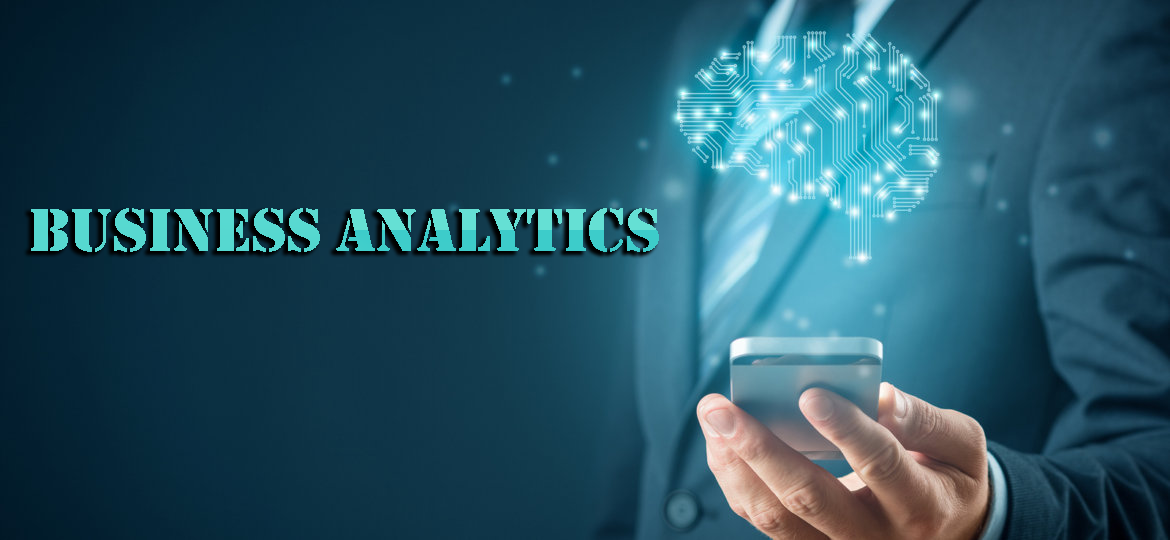
#> input picture new_ai.png, 1170 x 540 px
$ python FinalVersion8.py
#> lines starting #> are read from the running program, lines starting #| are printed output that depends on the picture
import os
import smtplib
from email import encoders
from email.mime.base import MIMEBase
from email.mime.image import MIMEImage
from email.mime.multipart import MIMEMultipart
from email.mime.text import MIMEText
from math import log, floor
import matplotlib.patches as patches
import matplotlib.pyplot as plt
import numpy as np
import pandas as pd
import pyodbc as db
import xlrd
from matplotlib.patches import Patch
from PIL import Image, ImageDraw, ImageFont
import pytz
import datetime as dd
from PIL import Image
from datetime import datetime


date = datetime.today()
day = str(date.day) + '/' + str(date.month) + '/' + str(date.year)
tz_NY = pytz.timezone('Asia/Dhaka')
datetime_BD = datetime.now(tz_NY)
time = datetime_BD.strftime("%I:%M %p")
date = datetime.today()
x = dd.datetime.now()
day = str(date.day) + '-' + str(x.strftime("%b")) + '-' + str(date.year)
print(date)
print(day)
tz_NY = pytz.timezone('Asia/Dhaka')
datetime_BD = datetime.now(tz_NY)
time = datetime_BD.strftime("%I:%M %p")
print(datetime_BD)
print(time)
img = Image.open("new_ai.png")
#> img is the input picture: PIL image 1170x540 RGB; mean R, G, B 38.1, 82.2, 98.9
title = ImageDraw.Draw(img)
timestore = ImageDraw.Draw(img)
tag = ImageDraw.Draw(img)
branch = ImageDraw.Draw(img)
font = ImageFont.truetype("Stencil_Regular.ttf", 60, encoding="unic")
font1 = ImageFont.truetype("ROCK.ttf", 50, encoding="unic")
font2 = ImageFont.truetype("ROCK.ttf", 35, encoding="unic")
branch_name = 'Rangpur'
#
tag.text((25, 8), 'SK+F', (255, 255, 255), font=font)
branch.text((25, 270), branch_name + " Branch", (255, 209, 0), font=font1)
timestore.text((25, 380), time + "\n" + day, (255, 255, 255), font=font2)
img.save('banner_ai.png')
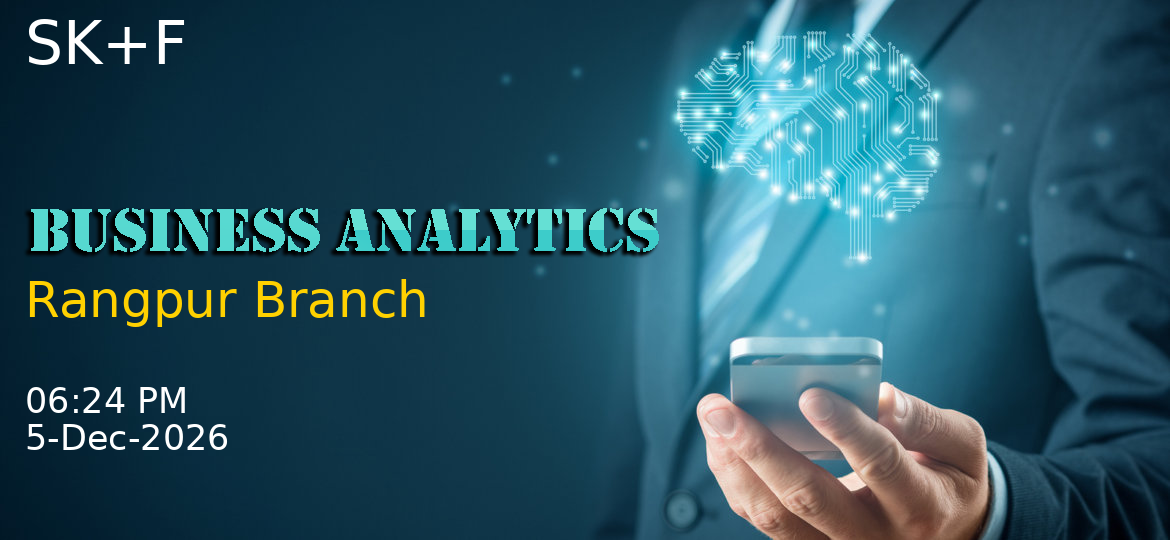
#> saved as banner_ai.png: PIL image 1170x540 RGB; mean R, G, B 41.6, 84.9, 100

img.show()


# sys.exit()
# ----------------------------new code-----------------------------
# -----------convert the number into thousand----------------------
# [31 lines left out: functions hazar, joker, for_bar, get_value, not called in this run]


# ------------------------Add comma---------------------------------------

# -------------------------------------------------------------------
dirpath = os.path.dirname(os.path.realpath(__file__))

#> (the run stopped early here; a loop or call above may not have finished)
